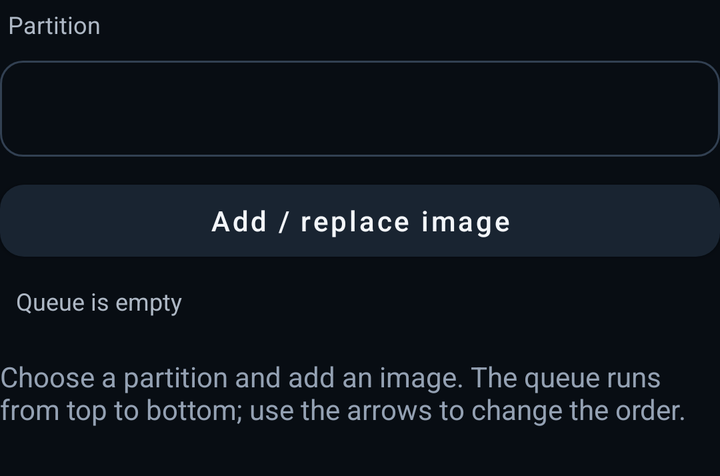
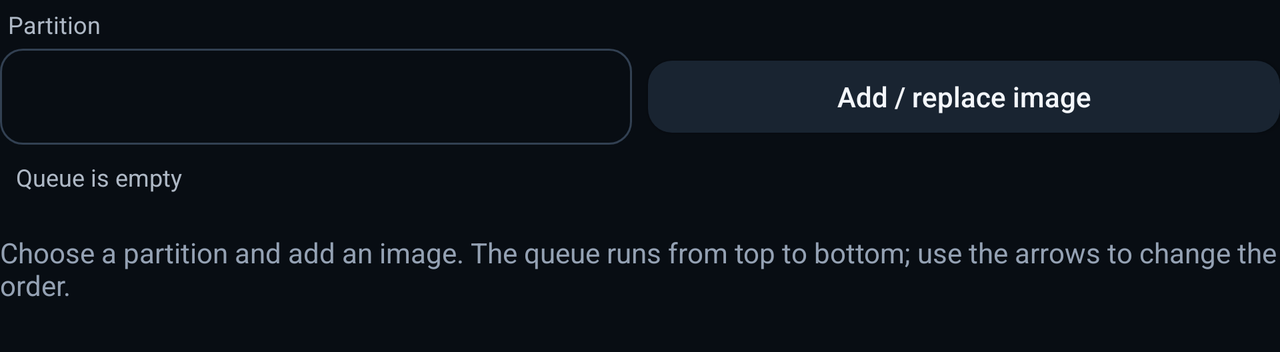

The same Android screen from two of the app's own layout files: first res/layout/ as a phone draws it, then the repository's variant for another configuration, drawn on a device whose configuration selects that folder. Both files follow.
<!-- AndroidManifest.xml: application theme Theme.NekoFlash -->
<!-- res/layout/view_mass_flash_header.xml -->
<?xml version='1.0' encoding='utf-8'?>
<LinearLayout xmlns:android="http://schemas.android.com/apk/res/android" xmlns:app="http://schemas.android.com/apk/res-auto" android:layout_width="match_parent" android:layout_height="wrap_content" android:orientation="vertical">
  <TextView android:id="@+id/tvMassHeading" android:layout_width="match_parent" android:layout_height="wrap_content" android:text="@string/flash_rev7_mass_header" android:textColor="@color/text_secondary" android:textSize="12sp" android:padding="8dp" android:visibility="gone" />
  <TextView android:id="@+id/tvMassPartitionLabel" android:labelFor="@id/spinMassPartition" android:layout_width="match_parent" android:layout_height="wrap_content" android:text="@string/flash_rev7_partition_label" android:textColor="@color/text_secondary" android:textSize="12sp" android:padding="4dp" />
  <Spinner android:id="@+id/spinMassPartition" android:spinnerMode="dropdown" android:popupBackground="@color/bg_elevated" android:layout_width="match_parent" android:layout_height="wrap_content" android:layout_marginTop="6dp" android:background="@drawable/bg_sideload_file" android:minHeight="48dp" />
  <EditText android:id="@+id/edMassManualPartition" android:layout_width="match_parent" android:layout_height="wrap_content" android:layout_marginTop="4dp" android:background="@drawable/bg_sideload_file" android:hint="@string/flash_rev7_manual_hint" android:textColor="@color/text_primary" android:textColorHint="@color/text_muted" android:inputType="text" android:singleLine="true" android:padding="10dp" android:visibility="gone" android:minHeight="48dp" android:importantForAutofill="no" />
  <com.google.android.material.button.MaterialButton android:id="@+id/btnMassSelectImage" android:layout_width="match_parent" android:layout_height="wrap_content" android:layout_marginTop="8dp" android:text="@string/flash_rev7_add_image" android:textAllCaps="false" android:textColor="@color/text_primary" app:backgroundTint="@color/bg_elevated" app:cornerRadius="12dp" android:minHeight="48dp" />
  <TextView android:id="@+id/tvMassQueueTitle" android:layout_width="match_parent" android:layout_height="wrap_content" android:text="@string/flash_rev7_queue_empty" android:textColor="@color/text_secondary" android:textSize="12sp" android:padding="8dp" />
  <TextView android:id="@+id/tvMassSourceStatus" android:layout_width="match_parent" android:layout_height="wrap_content" android:textSize="13sp" android:textColor="@color/log_warning" android:paddingBottom="8dp" android:visibility="gone" android:accessibilityLiveRegion="polite" />
  <TextView android:id="@+id/tvMassQueueEmpty" android:layout_width="match_parent" android:layout_height="wrap_content" android:text="@string/rev25_queue_empty_hint" android:textSize="14sp" android:textColor="@color/text_muted" android:paddingTop="12dp" android:paddingBottom="24dp" />
</LinearLayout>
<!-- resources referenced by this layout -->
<resources>
  <color name="bg_elevated">#192431</color>
  <color name="log_warning">#DCAA58</color>
  <color name="text_muted">#94A1B3</color>
  <color name="text_primary">#F3F6FA</color>
  <color name="text_secondary">#AEB8C5</color>
  <!-- drawable bg_sideload_file (drawable) -->
  <?xml version="1.0" encoding="utf-8"?>
  <shape xmlns:android="http://schemas.android.com/apk/res/android"
      android:shape="rectangle">
      <solid android:color="@android:color/transparent"/>
      <stroke android:width="1dp" android:color="@color/stroke"/>
      <corners android:radius="11dp"/>
  </shape>
  <string name="flash_rev7_add_image">Add / replace image</string>
  <string name="flash_rev7_manual_hint">Exact partition name</string>
  <string name="flash_rev7_mass_header">Ordered partitions → images</string>
  <string name="flash_rev7_partition_label">Partition</string>
  <string name="flash_rev7_queue_empty">Queue is empty</string>
  <string name="rev25_queue_empty_hint">Choose a partition and add an image. The queue runs from top to bottom; use the arrows to change the order.</string>
  <style name="Theme.NekoFlash" parent="@style/NekoFlashThemeBase" />
  <color name="stroke">#324052</color>
  <style name="NekoFlashThemeBase" parent="Theme.MaterialComponents.DayNight.NoActionBar">
          <item name="colorPrimary">@color/accent</item>
          <item name="colorPrimaryVariant">@color/accent_pressed</item>
          <item name="colorOnPrimary">@color/on_accent</item>
          <item name="colorSecondary">@color/accent_soft</item>
          <item name="colorOnSecondary">@color/on_accent</item>
          <item name="colorSurface">@color/bg_card</item>
          <item name="colorOnSurface">@color/text_primary</item>
          <item name="android:colorBackground">@color/bg_base</item>
          <item name="android:colorAccent">@color/accent</item>
          <item name="android:windowBackground">@color/bg_base</item>
          <item name="android:statusBarColor">@color/bg_base</item>
          <item name="android:navigationBarColor">@color/bg_base</item>
          <item name="android:windowLightStatusBar">false</item>
          <item name="android:windowActionModeOverlay">true</item>
          <item name="materialAlertDialogTheme">@style/ThemeOverlay.NekoFlash.AlertDialog</item>
          <item name="bottomSheetDialogTheme">@style/ThemeOverlay.NekoFlash.BottomSheetDialog</item>
      </style>
  <color name="accent">#E9782B</color>
  <color name="accent_pressed">#CC5D18</color>
  <color name="on_accent">#0A0D12</color>
  <color name="accent_soft">#F1A56D</color>
  <color name="bg_card">#121A24</color>
  <color name="bg_base">#080D13</color>
  <style name="ThemeOverlay.NekoFlash.AlertDialog" parent="ThemeOverlay.MaterialComponents.MaterialAlertDialog">
          <item name="colorPrimary">@color/accent</item>
          <item name="colorSurface">@color/bg_elevated</item>
          <item name="colorOnSurface">@color/text_primary</item>
          <item name="android:textColorPrimary">@color/text_primary</item>
          <item name="android:textColorSecondary">@color/text_secondary</item>
      </style>
  <style name="ThemeOverlay.NekoFlash.BottomSheetDialog" parent="ThemeOverlay.MaterialComponents.BottomSheetDialog">
          <item name="bottomSheetStyle">@style/Widget.NekoFlash.BottomSheet</item>
      </style>
  <style name="Widget.NekoFlash.BottomSheet" parent="Widget.MaterialComponents.BottomSheet.Modal">
          <item name="android:background">@drawable/bg_bottom_sheet</item>
      </style>
</resources>
<!-- res/layout-land/view_mass_flash_header.xml (the repository's variant of the layout above) -->
<!-- drawn on the phone turned sideways -->
<?xml version='1.0' encoding='utf-8'?>
<LinearLayout xmlns:android="http://schemas.android.com/apk/res/android" xmlns:app="http://schemas.android.com/apk/res-auto" android:layout_width="match_parent" android:layout_height="wrap_content" android:orientation="vertical">
  <TextView android:id="@+id/tvMassHeading" android:layout_width="match_parent" android:layout_height="wrap_content" android:text="@string/flash_rev7_mass_header" android:textColor="@color/text_secondary" android:textSize="12sp" android:padding="8dp" android:visibility="gone" />
  <LinearLayout android:layout_width="match_parent" android:layout_height="wrap_content" android:orientation="horizontal" android:gravity="bottom">
    <LinearLayout android:layout_width="0dp" android:layout_height="wrap_content" android:layout_weight="1" android:orientation="vertical" android:layout_marginEnd="8dp">
      <TextView android:id="@+id/tvMassPartitionLabel" android:labelFor="@id/spinMassPartition" android:layout_width="match_parent" android:layout_height="wrap_content" android:text="@string/flash_rev7_partition_label" android:textColor="@color/text_secondary" android:textSize="12sp" android:padding="4dp" />
      <Spinner android:id="@+id/spinMassPartition" android:spinnerMode="dropdown" android:popupBackground="@color/bg_elevated" android:layout_width="match_parent" android:layout_height="wrap_content" android:layout_marginTop="0dp" android:background="@drawable/bg_sideload_file" android:minHeight="48dp" />
    </LinearLayout>
    <com.google.android.material.button.MaterialButton android:id="@+id/btnMassSelectImage" android:layout_width="0dp" android:layout_height="wrap_content" android:layout_marginTop="0dp" android:text="@string/flash_rev7_add_image" android:textAllCaps="false" android:textColor="@color/text_primary" app:backgroundTint="@color/bg_elevated" app:cornerRadius="12dp" android:minHeight="48dp" android:layout_weight="1" android:letterSpacing="0" />
  </LinearLayout>
  <EditText android:id="@+id/edMassManualPartition" android:layout_width="match_parent" android:layout_height="wrap_content" android:layout_marginTop="4dp" android:background="@drawable/bg_sideload_file" android:hint="@string/flash_rev7_manual_hint" android:textColor="@color/text_primary" android:textColorHint="@color/text_muted" android:inputType="text" android:singleLine="true" android:padding="10dp" android:visibility="gone" android:minHeight="48dp" />
  <TextView android:id="@+id/tvMassQueueTitle" android:layout_width="match_parent" android:layout_height="wrap_content" android:text="@string/flash_rev7_queue_empty" android:textColor="@color/text_secondary" android:textSize="12sp" android:padding="8dp" />
  <TextView android:id="@+id/tvMassSourceStatus" android:layout_width="match_parent" android:layout_height="wrap_content" android:textSize="13sp" android:textColor="@color/log_warning" android:paddingBottom="8dp" android:visibility="gone" android:accessibilityLiveRegion="polite" />
  <TextView android:id="@+id/tvMassQueueEmpty" android:layout_width="match_parent" android:layout_height="wrap_content" android:text="@string/rev25_queue_empty_hint" android:textSize="14sp" android:textColor="@color/text_muted" android:paddingTop="12dp" android:paddingBottom="24dp" />
</LinearLayout>
